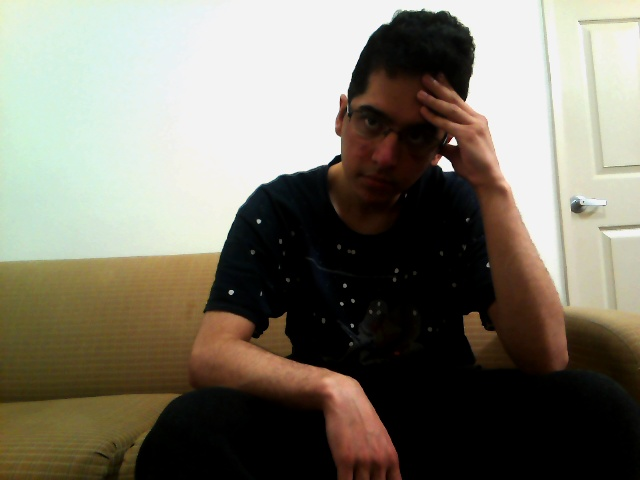
#> input picture Images/daniel_L.jpg, 640 x 480 px, found by its file name; the run also reads 1 picture not shown here
$ python SDP_3DStereo.py
#> lines starting #> are read from the running program, lines starting #| are printed output that depends on the picture; after the words box and inside, x2 and y2 are one past the last pixel; in counts of white or black regions, pixels touching at a corner belong together
#!/usr/bin/env python
# coding: utf-8

# In[5]:


get_ipython().system('pip install open3d')


# In[6]:


import PIL
import matplotlib.pyplot as plt
import cv2 as cv
import time
import numpy as np
from scipy import ndimage as nd
import open3d as o3d
from pathlib import Path
import struct


# # Human Reconstruction

# In[11]:


def disparityToDepthScanning(disparity):
    depth = 613.33*np.power(disparity.clip(min=0.00001),-1.001)
    depth[depth == 613.33*np.power(0.00001,-1.001)] = 0
    return depth

def create_pcd(img, depth, f, cx, cy):
        rows, columns = depth.shape

        dy = np.arange(rows).reshape(-1, 1)*np.ones(columns)
        dx = np.arange(columns)*np.ones(rows).reshape(-1, 1)

        x = (dx - cx) * depth / f
        y = (dy - cy) * depth / f

        pcd = np.array([x.flatten(), y.flatten(), depth.flatten()]).transpose()
        pcdRGB = img.reshape(-1, 3)/255

        pcd_o3d = o3d.geometry.PointCloud()
        pcd_o3d.points = o3d.utility.Vector3dVector(pcd)
        pcd_o3d.colors = o3d.utility.Vector3dVector(pcdRGB)

        return pcd_o3d


# In[12]:


image_L = cv.imread("C:/Users/Daniel Jilani/Documents/GitHub/TheDoPro/Images/daniel_L.jpg")
#> image_L is the input picture: shape (480, 640, 3); mean B, G, R 105.5, 118.7, 123.1
image_L_gray = cv.cvtColor(image_L, cv.COLOR_BGR2GRAY)
image_L = cv.cvtColor(image_L, cv.COLOR_BGR2RGB)

image_R = cv.imread("C:/Users/Daniel Jilani/Documents/GitHub/TheDoPro/Images/daniel_R.jpg")
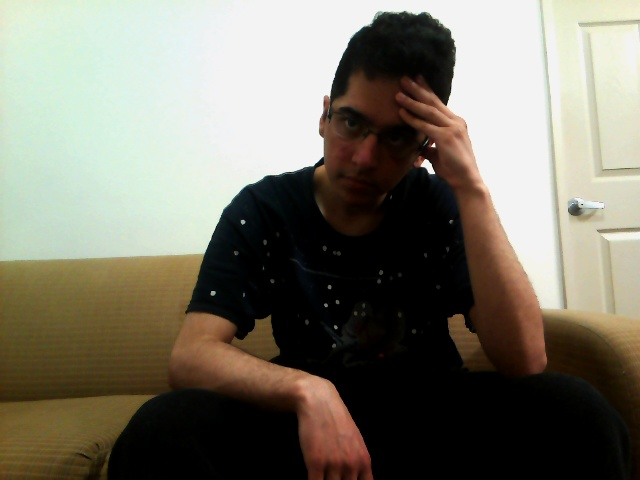
#> input picture Images/daniel_R.jpg, 640 x 480 px, found by its file name
#> image_R is the input picture: shape (480, 640, 3); mean B, G, R 105.7, 119, 122.7
image_R_gray = cv.cvtColor(image_L, cv.COLOR_BGR2GRAY)
image_R = cv.cvtColor(image_R, cv.COLOR_BGR2RGB)

stereoSGBM = cv.StereoSGBM_create(minDisparity=0, numDisparities=32, blockSize=3, P1=8*3*3, P2=32*3*3, disp12MaxDiff=10, uniquenessRatio=10, speckleWindowSize=150, speckleRange=32)
disparity = stereoSGBM.compute(image_L, image_R)
depth = disparityToDepthScanning(disparity)

disp_vis = np.uint8(255*cv.normalize(disparity,disparity,0,1,cv.NORM_MINMAX,cv.CV_32F))
disp_vis = cv.equalizeHist(disp_vis)

plt.figure(figsize=(20, 10))
plt.subplot(131)
plt.imshow(image_L)
plt.title('Left Image')
plt.axis('off')
plt.subplot(132)
plt.imshow(image_R)
plt.title('Right Image')
plt.axis('off')
plt.subplot(133)
plt.imshow(disp_vis, cmap='jet')
plt.title('Relative Disparity')
plt.axis('off')


# In[13]:


f = 551.038915543398
cx = 287.359515629467
cy = 269.784821130991

pcd = create_pcd(image_L, depth, f, cx, cy)
#> in create_pcd, `x = (dx - cx) * depth / f`:
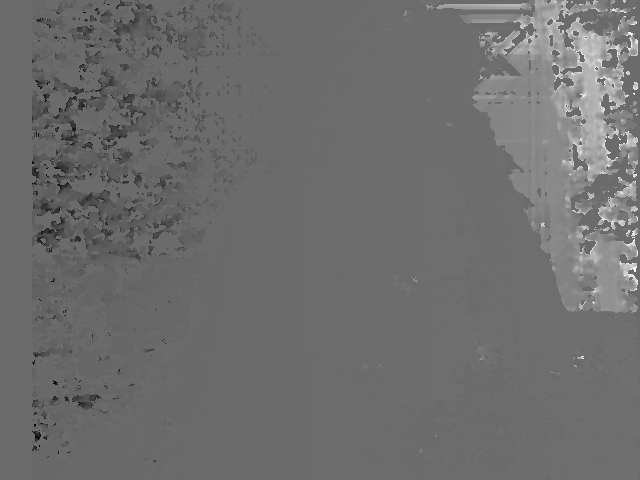
#> x: shape (480, 640) float64; min -31.51, max 43.02, mean 0.8; drawn with min black and max white
#> in create_pcd, `y = (dy - cy) * depth / f`:
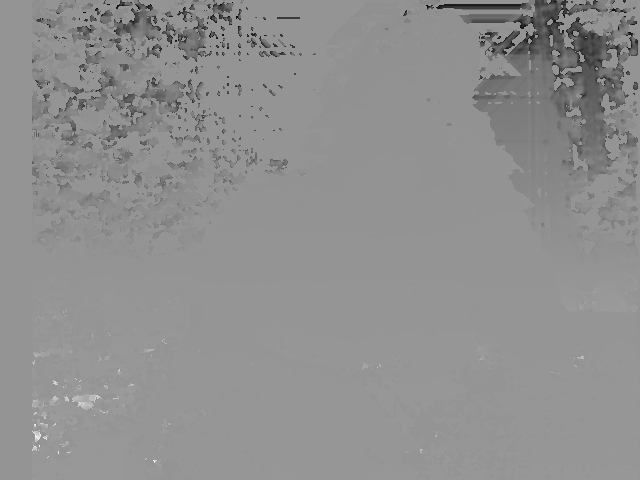
#> y: shape (480, 640) float64; min -33.04, max 23.6, mean -1; drawn with min black and max white
o3d.visualization.draw_geometries([pcd], point_show_normal=True)


# In[6]:


# In[11]:


613.33*np.power(0.0001,-1.001), 613.33*np.power(1,-1.001), 613.33*np.power(np.inf,-1.001)


# # Disparity Map

# In[3]:


image_L = cv.imread('left_piano.png', 0)
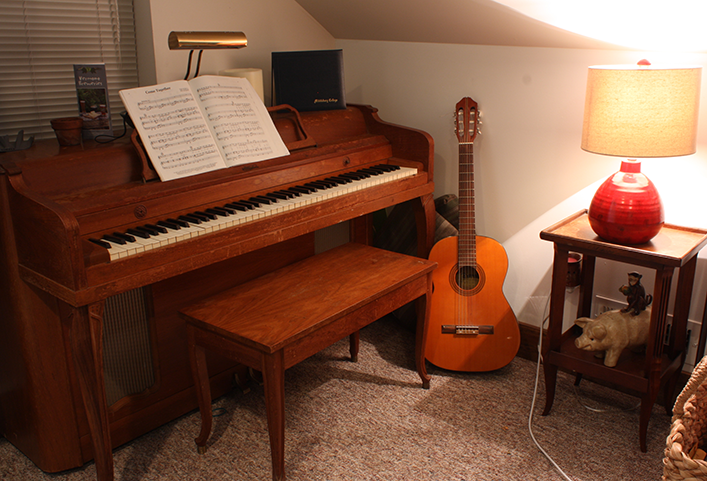
#> input picture Images/left_piano.png, 707 x 481 px, found by its file name
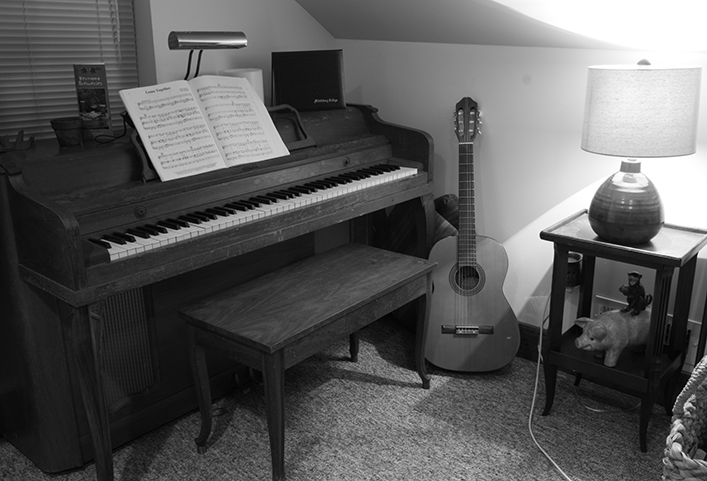
#> image_L: shape (481, 707); min 0, max 255, mean 89.9
image_R = cv.imread('right_piano.png', 0)


# In[4]:


stereo = cv.StereoBM_create(numDisparities=64, blockSize=5)
disparity = stereo.compute(image_L, image_R)
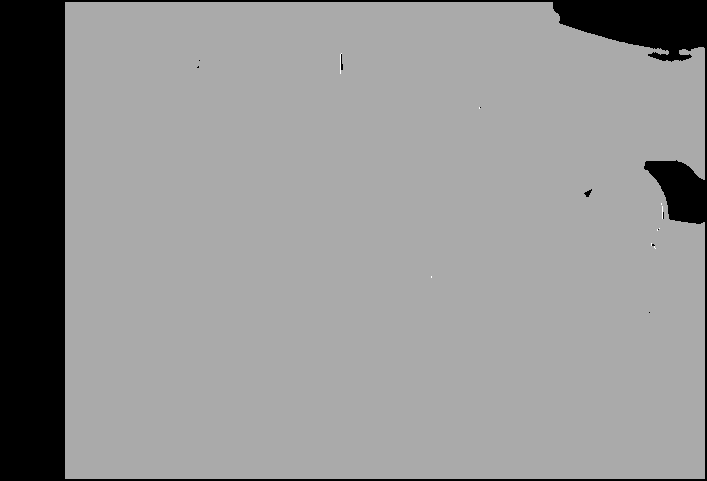
#> disparity: shape (481, 707) int16; min -16, max 8, mean -2.04; drawn with min black and max white

dindex = np.where(disparity != -16)
#> dindex = 296623 positions, rows 2 to 478, columns 65 to 704
disparity = disparity[dindex[0].min():dindex[0].max(), dindex[1].min():dindex[1].max()]
#> disparity: shape (476, 639) int16
disparity[disparity == -16] = 0
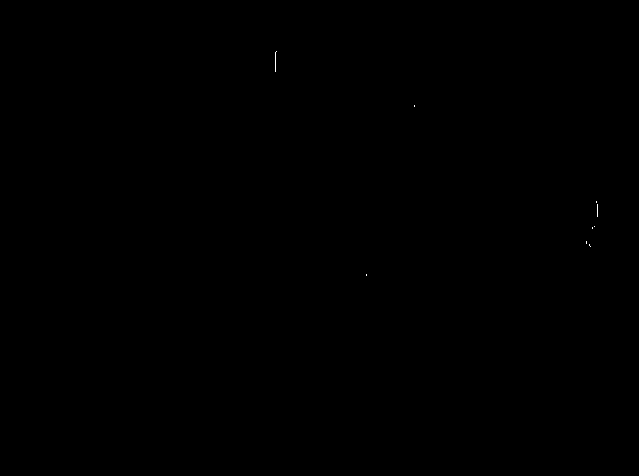
#> disparity: shape (476, 639) int16; values 0 (black) and 8 (white), 0.02% white in thin lines or dots, all inside (x1, y1, x2, y2) = (275, 51, 598, 276)
disparity = np.round(disparity/16)
#> disparity: shape (476, 639) float64; every value is 0


# In[5]:


plt.figure(figsize=(20, 10))
plt.imshow(disparity, cmap='jet')
plt.colorbar()
plt.axis('off')


# In[6]:


def read_pfm(filename):
#> (the run stopped early here; a loop or call above may not have finished)
